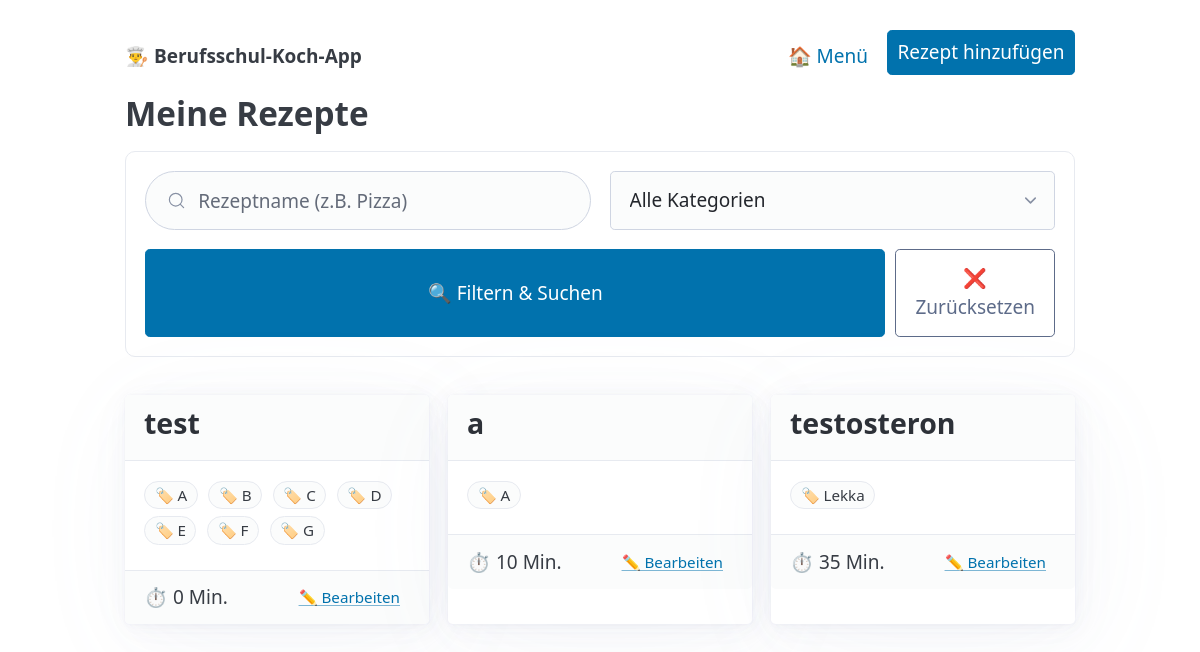
/rezepte, run on the app's committed database.
### tables this page shows
CREATE TABLE rezepte (
            id INTEGER PRIMARY KEY AUTOINCREMENT,
            titel TEXT NOT NULL,
            dauer INTEGER,
            kategorie TEXT,
            zutaten TEXT,
            anleitung TEXT
        );

### app.py (the view, shortened to what this page needs)
@app.route('/rezepte')
def rezepte():
    suchbegriff = request.args.get('suche', '').lower()
    kategorie_filter = request.args.get('kategorie', '')
    conn = get_db_connection()
    alle_rezepte = conn.execute('SELECT * FROM rezepte').fetchall()
    conn.close()
    alle_kategorien = set() # Ein 'set' in Python verhindert automatisch Duplikate
    for r in alle_rezepte:
        if r['kategorie']:
            tags = [k.strip().capitalize() for k in r['kategorie'].split(',') if k.strip()]
            alle_kategorien.update(tags)
    kategorien_liste = sorted(list(alle_kategorien))
    gefilterte_rezepte = []
    for r in alle_rezepte:
        treffer_suche = True
        treffer_kategorie = True
        if suchbegriff:
            if suchbegriff not in r['titel'].lower():
                treffer_suche = False
        if treffer_suche and treffer_kategorie:
            gefilterte_rezepte.append(r)
    return render_template('rezepte.html',
                           rezepte=gefilterte_rezepte,
                           alle_kategorien=kategorien_liste,
                           aktuelle_suche=suchbegriff,
                           aktuelle_kategorie=kategorie_filter)

### app.py (called while the page is built)
def get_db_connection():
    conn = sqlite3.connect(DB_PATH)
    conn.row_factory = sqlite3.Row
    return conn

### templates/rezepte.html (shortened to what this page needs)
<!DOCTYPE html>
<html lang="de">
<head>
    <link rel="stylesheet" href="https://cdn.jsdelivr.net/npm/@picocss/pico@2/css/pico.min.css">
</head>
<body>
    <main class="container">
        <nav>
            <ul>
                <li><strong>👨‍🍳 Berufsschul-Koch-App</strong></li>
            </ul>
            <ul>
                <li><a href="/" class="outline">🏠 Menü</a></li>
                <li><a href="/neu?von=rezepte" role="button">Rezept hinzufügen</a></li>
            </ul>
        </nav>
        <h2>Meine Rezepte</h2>
        <form method="GET" action="/rezepte" style="background: var(--pico-card-background-color); padding: 1rem; border-radius: 10px; border: 1px solid var(--pico-muted-border-color); margin-bottom: 2rem;">
            <div class="grid">
                <input type="search" name="suche" placeholder="Rezeptname (z.B. Pizza)" value="{{ aktuelle_suche }}" style="margin-bottom: 1rem;">
                <select name="kategorie" style="margin-bottom: 1rem;">
                    <option value="">Alle Kategorien</option>
                </select>
            </div>
            <div style="display: flex; gap: 10px;">
                <button type="submit" style="margin-bottom: 0; flex-grow: 1;">🔍 Filtern & Suchen</button>
                <a href="/rezepte" role="button" class="secondary outline" style="margin-bottom: 0;">❌ Zurücksetzen</a>
            </div>
        </form>
        <div class="grid">
            {% for rezept in rezepte %}
            <article>
                <header style="padding-bottom: 1rem;">
                    <h3 style="margin: 0;">
                        <a href="/rezept/{{ rezept['id'] }}" style="text-decoration: none; color: var(--pico-h1-color);">
                            {{ rezept['titel'] }}
                        </a>
                    </h3>
                </header>
                <div>
                    {% if rezept['kategorie'] %}
                        {% for kat in rezept['kategorie'].split(',') %}
                            {% if kat.strip() %}
                                <span style="display: inline-block; background: var(--pico-form-element-background-color); border: 1px solid var(--pico-muted-border-color); padding: 0.1rem 0.5rem; border-radius: 15px; font-size: 0.8rem; margin-right: 0.3rem; margin-bottom: 0.3rem;">
                                    🏷️ {{ kat.strip().capitalize() }}
                                </span>
                            {% endif %}
                        {% endfor %}
                    {% else %}
                        <span style="font-size: 0.8rem; color: var(--pico-muted-color);">Keine Kategorien</span>
                    {% endif %}
                </div>
                <footer style="margin-top: 1rem;">
                    <div style="display: flex; justify-content: space-between; align-items: center;">
                        <span>⏱ {{ rezept['dauer'] }} Min.</span>
                        <a href="/bearbeiten/{{ rezept['id'] }}" class="outline" style="padding: 2px 10px; font-size: 0.8rem;">✏️ Bearbeiten</a>
                    </div>
                </footer>
            </article>
            {% else %}
                <p style="text-align: center; width: 100%;">Keine Rezepte gefunden. Versuch es mal mit einem anderen Suchbegriff oder setze die Filter zurück!</p>
            {% endfor %}
        </div>
    </main>
</body>
</html>

### data on the page
rezepte: titel "test", strip "A" "B" "C" "D" "E" "F" "G", dauer "0"
rezepte: titel "a", kategorie "a" (drawn), strip "A", dauer "10"
rezepte: titel "testosteron", strip "Lekka", dauer "35"
